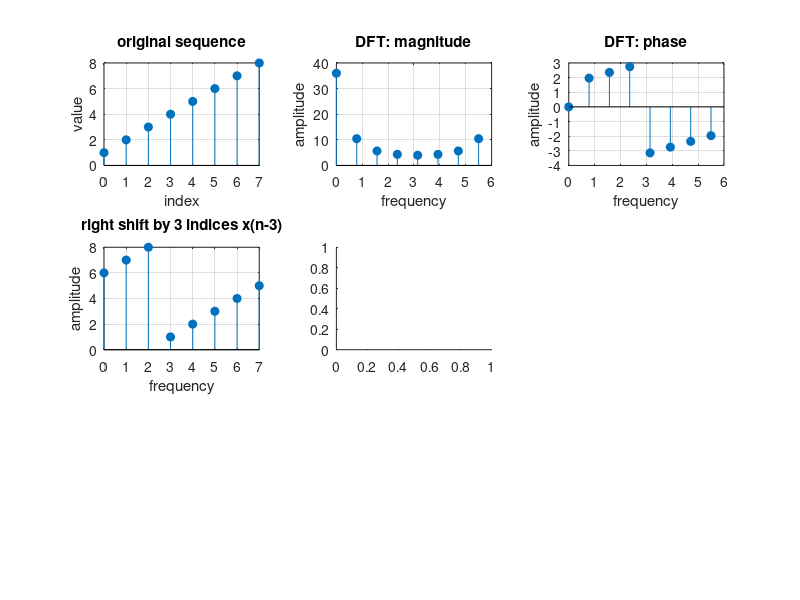

Recreate this plot in MATLAB.
%{
Sequence is x(n) = {1,2,3,4,5,6,7,8} 
plot sequence and DFT for 
1> Sequence
2> x(n-3)<8>
3> x(n+4)<8>
%}

%Original Sequence
subplot(3,3,1)
x = [1, 2, 3, 4, 5, 6, 7, 8];
N = 8;
n = 0: N-1;
stem(n, x, 'filled');
hold on;
grid on;
title('original sequence');
xlabel('index');
ylabel('value');

%Original sequence DFT
subplot(3,3,2)
w = 0 : 0.1 : 2*pi;
n = 0: N-1;
k = 0: N-1;
wn = exp(-j*2*pi/N*n'*k);
xk = x*wn;
stem(2*pi*k/N, abs(xk), 'filled');
hold on;
grid on;
title('DFT: magnitude');
xlabel('frequency');
ylabel('amplitude');

subplot(3,3,3)
stem(2*pi*k/N, angle(xk), 'filled');
hold on;
grid on;
title('DFT: phase');
xlabel('frequency');
ylabel('amplitude');

%Right Shift Sequence
subplot(3,3,4)
n = 0: N-1;
n1 = mod(n-3, N); 
%{
this makes the index circular.
when n-3 < 0, n1 = (n-3)-(-1*N) = (n-3) + N
when n-3 >= 0, n1 = n-3
this gives for
n = 0, n1 = -3+8 = 5
n = 1, n1 = -2+8 = 6
n = 2, n1 = -1+8 = 7
n = 3, n1 = 0 = 0
n = 4, n1 = 1 = 1
n = 5, n1 = 2 = 2
n = 6, n1 = 3 = 3
n = 7, n1 = 4 = 4
Thus completing the criteria for circular/periodic right shifting
%}
y1 = x(n1 + 1);
subplot(3,3,4);
stem(n, y1, 'filled');
hold on;
grid on;
title('right shift by 3 indices x(n-3)');
xlabel('frequency');
ylabel('amplitude');

%DFT of right shift sequence
subplot(3,3,5);
N = 8;
n = 0: N-1;
k = 0: N-1;
wn = exp(-j*2*pi/N*n1'*k);
xk